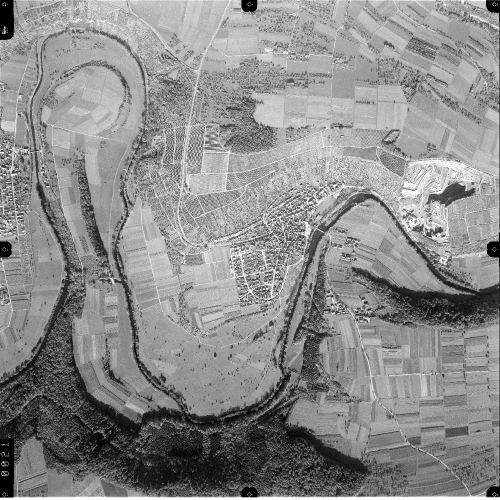
#> input picture TestData/21_60_.png, 1000 x 1000 px, found by its file name (shown at 1/2 size)
$ python work_staion.py   (older library calls are emulated)
#> lines starting #> are read from the running program, lines starting #| are printed output that depends on the picture
### InteriorOrientation.py
# -*- coding: utf-8 -*-
"""
Created on Wed Apr 12 23:40:48 2023

@author: Saber
"""

import pandas as pd


def Read_Camera(filename):
    i = 1
    fiducial_coordinates = pd.DataFrame(data=[])
    distortions_df = pd.DataFrame(data=[])
    with open(filename, 'r') as f:
#> (reads TestData/CAMERA.txt from the repository)
        file = f.readlines()

    for line in file:
        if i==1:
         camera_name=line
        elif i == 4:
            postion = line.find(':')
            focal_length = float(line[postion +1:-5])
        elif i < 10:
            o=0
            # do none
        elif i < 18:

            point_name = int(line[ 25:27])
            point_x = float(line[ 28:37])
            point_y = float(line[ 43:52])
            temp_df = pd.DataFrame(data=[{"number": point_name,"point_x": point_x,"point_y": point_y}])
            fiducial_coordinates = pd.concat([fiducial_coordinates, temp_df], axis=0)
        i = i + 1
    distortion_spacing=file[39]
    distortions=file[40]
    i=26
    for ii in range(15):

      if ii<10 :
       ds=int(distortion_spacing[i:i+3])
       d=int((distortions[i:i+3]))
       temp_df = pd.DataFrame(data=[{"distortion_spacing": ds,"distortions": d}])
       distortions_df = pd.concat([distortions_df, temp_df], axis=0)
       i=i+3
      else :
          ds=int(distortion_spacing[i+1:i+4])
          d=int(distortions[i+2:i+4])
          i=i+4
          temp_df = pd.DataFrame(data=[{"distortion_spacing": ds,"distortions": d}])
          distortions_df = pd.concat([distortions_df, temp_df], axis=0)
#> (reads TestData/Fiducial_Mark_On_Left_Image_readed.txt from the repository)
#> (reads TestData/Fiducial_Mark_On_Right_Image_readed.txt from the repository)

    return camera_name,focal_length,fiducial_coordinates,distortions_df

import numpy as np
from numpy.linalg import inv
import math as m

# [14 lines left out: function List_Squre, not called in this run]


#---------------------------------------------------------------------------------------------------------

from pandasql import sqldf
mysql = lambda q: sqldf(q, globals())

import cv2


class Interior_Orientation:

    def __init__(self,ImagePath):
          self.img = cv2.imread(ImagePath)
#> self.img is the input picture: shape (1000, 1000, 3); min 0, max 255, mean 139.8
          self.Gry =(cv2.cvtColor(self.img, cv2.COLOR_BGR2GRAY))
          self.Laplacian  = cv2.Laplacian(self.Gry ,cv2.CV_64F)
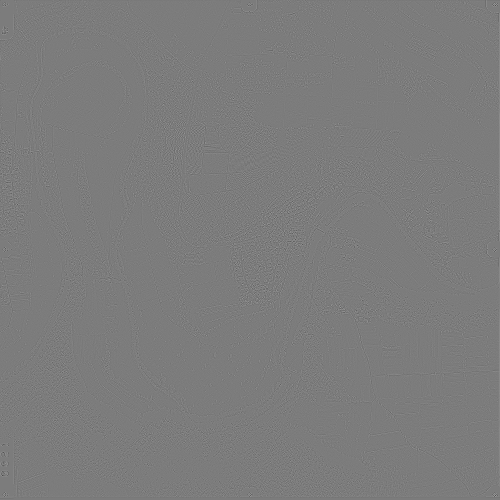
#> self.Laplacian: shape (1000, 1000) float64 (shown at 1/2 size); min -928, max 974, mean 0.1; drawn with min black and max white
          self.ptsLeft =[]
          self.ptsRight=[]

#------------------------------------------------------------------------------------------------------------------
    def organize_point(self ,xy_ob_input,control_list,Camera_Path,investiy=False):
        self.camera_name,self.focal_length,self.fiducial_coordinates,self.Camera_distortions=Read_Camera(Camera_Path)
#> (the call stopped at `mysql = lambda q: sqldf(q, globals())`: pandasql is not available in this run)

        global xy_obs
        global xy_true
        global Control_list
        global Check_list
        global AllPoint
        xy_obs,xy_true=xy_ob_input,self.fiducial_coordinates
        Control_list=pd.DataFrame(control_list,columns=['Chose_number'])
        Check_list=pd.DataFrame(control_list,columns=['Chose_number'])

        query='''
            SELECT xy_obs.number number,  xy_obs.point_x x_obs,  xy_obs.point_y  y_obs, xy_true.point_x  x_true, xy_true.point_y  y_true
            from  xy_obs , xy_true
            where xy_true.number=xy_obs.number;
        '''
        AllPoint=mysql(query)
        query='''
        SELECT *
        from  AllPoint
        where AllPoint.number IN (select * from Control_list);
        '''
        self.Control_Points=mysql(query)
        query='''
        SELECT *
        from  AllPoint
        where AllPoint.number NOT IN (select * from Control_list);
        '''
        self.Check_Points=mysql(query)

# ------------------------------------------------------------------------------------------------------------------------
    def Mapping_Method(self,Method):
#> called with Method = 'Afine'
        L,A,L_Check,A_Check=[],[],[],[]
        self.Method=Method
        R=0
        for xp,yp,XC,YC in zip(self.Control_Points.x_obs,self.Control_Points.y_obs,self.Control_Points.x_true,self.Control_Points.y_true):
            L.append(XC)
            L.append(YC)

            if Method=='Comformal':
                A.append([xp, yp,1,0])
                A.append([yp,-xp,0,1])

            if Method=='Afine':
                A.append([xp,yp,1,0,0,0])
                A.append([0,0,0,xp,yp,1])

            if Method=='Projetive':
                A.append([xp,yp,1,0,0,0,-xp*XC,-yp*XC])
                A.append([0,0,0,xp,yp,1,-xp*YC,-yp*YC])

        for xp,yp,XC,YC in zip(self.Check_Points.x_obs,self.Check_Points.y_obs,self.Check_Points.x_true,self.Check_Points.y_true):
            L_Check.append(XC)
            L_Check.append(YC)

            if Method=='Comformal':
                A_Check.append([xp,yp,1,0])
                A_Check.append([yp,-xp,0,1])

            if Method=='Afine':
                A_Check.append([xp,yp,1,0,0,0])
                A_Check.append([0,0,0,xp,yp,1])

            if Method=='Projetive':
                A_Check.append([xp,yp,1,0,0,0,-xp*XC,-yp*XC])
                A_Check.append([0,0,0,xp,yp,1,-xp*YC,-yp*YC])

        self.X,self.V_Control,self.Rmse_Control,self.V_check,self.Rmse_Check=List_Squre(A,L,A_Check,L_Check)


    # [118 lines left out: functions Mapping_Method_to_picel, Mapping_to_point, Mapping_to_Pixcel, Fiducial_Mark, not called in this run]


        #self.img_rotated = cv2.warpAffine(self.Gry, R, (cols,rows))

Image_Path = {'left':r'D:\Projects\2.Term2\Digital_Photogrammetry\project1\main\data\21_60_.png',
              'right':r'D:\Projects\2.Term2\Digital_Photogrammetry\project1\main\data\22_60_.png'}
Fiducial_Mark_Path = {'left':r'D:\Projects\2.Term2\Digital_Photogrammetry\project1\main\data\Fiducial_Mark_On_Left_Image_readed.txt',
                      'right':r'D:\Projects\2.Term2\Digital_Photogrammetry\project1\main\data\Fiducial_Mark_On_Right_Image_readed.txt'}

Camera_Path=r"D:\Projects\2.Term2\Digital_Photogrammetry\project1\main\data\CAMERA.txt"

# Sensors_R=Interior_Orientation(Image_Path['right'],Camera_Path)

# cc=Sensors_R.Fiducial_Mark()

### work_staion.py
# -*- coding: utf-8 -*-
"""
Created on Wed Apr 12 22:45:48 2023

@author: Saber
"""

import numpy as np
import matplotlib
matplotlib.use('Qt5Agg')
import matplotlib.pyplot as plt
#from Function import collinearity_equation_for_Relative_orientation
import pandas as pd
from pandasql import sqldf
mysql = lambda q: sqldf(q, globals())

import cv2


Image_Path = {'left':r'D:\Projects\2.Term2\Digital_Photogrammetry\project1\main\data\21_60_.png',
              'right':r'D:\Projects\2.Term2\Digital_Photogrammetry\project1\main\data\22_60_.png'}
Fiducial_Mark_Path = {'left':r'D:\Projects\2.Term2\Digital_Photogrammetry\project1\main\data\Fiducial_Mark_On_Left_Image_readed.txt',
                      'right':r'D:\Projects\2.Term2\Digital_Photogrammetry\project1\main\data\Fiducial_Mark_On_Right_Image_readed.txt'}

Camera_Path=r"D:\Projects\2.Term2\Digital_Photogrammetry\project1\main\data\CAMERA.txt"


from InteriorOrientation import Interior_Orientation,Read_Camera
camera_name,focal_length,fiducial_coordinates,Camera_distortions=Read_Camera(Camera_Path)


ALL_Method=['Comformal','Afine','Projetive']
Method=ALL_Method[1]
Control__Point_list=[1,2,7,6,3,4,5,8]
Check__Point_list=[]
xy_obs_L = pd.read_csv(Fiducial_Mark_Path['left'],sep=" ",names=['number','point_x','point_y'])
xy_obs_R = pd.read_csv(Fiducial_Mark_Path['right'],sep=" ",names=['number','point_x','point_y'])

# Interior Orientation for left img:
Sensors_L=Interior_Orientation(Image_Path['left'])
Sensors_L.organize_point(xy_obs_L,Control__Point_list,Camera_Path)
#> (the run stopped early here; a loop or call above may not have finished)
